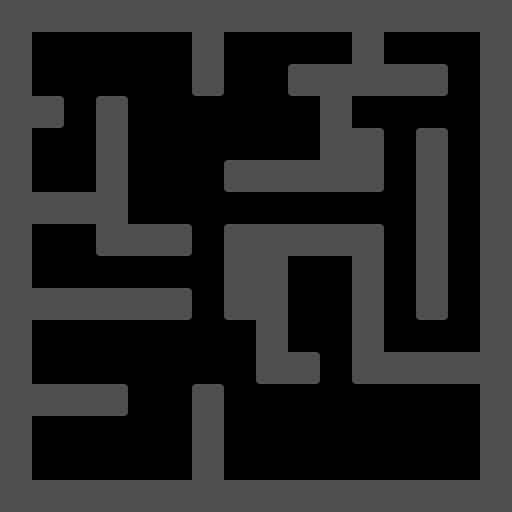

The image is a tile-based game level rendered from a .tmx file. Its description and complete source (layers, tilesets, objects, tile grids) follow:
An orthogonal 16x16 tile map with 32x32 px tiles, 1 tile layer (base) and 7 objects (player, itemRed, itemGreen, itemBlue, itemYellow, ...).

<map version="1.0" orientation="orthogonal" renderorder="right-down" width="16" height="16" tilewidth="32" tileheight="32" nextobjectid="11">
 <tileset firstgid="1" name="tiles" tilewidth="32" tileheight="32" tilecount="32" columns="4">
  <image source="tiles.png" width="128" height="256" />
 </tileset>
 <layer name="base" width="16" height="16">
  <data encoding="csv">
5,5,5,5,5,5,5,5,5,5,5,5,5,5,5,5,
5,0,0,0,0,0,5,0,0,0,0,5,0,0,0,5,
5,0,0,0,0,0,6,0,0,3,5,5,5,4,0,5,
5,4,0,2,0,0,0,0,0,0,5,0,0,0,0,5,
5,0,0,5,0,0,0,0,0,0,5,8,0,2,0,5,
5,0,0,5,0,0,0,3,5,5,5,12,0,5,0,5,
5,5,5,5,0,0,0,0,0,0,0,0,0,5,0,5,
5,0,0,11,5,4,0,7,5,5,5,8,0,5,0,5,
5,0,0,0,0,0,0,5,5,0,0,5,0,5,0,5,
5,5,5,5,5,4,0,11,5,0,0,5,0,6,0,5,
5,0,0,0,0,0,0,0,5,0,0,5,0,0,0,5,
5,0,0,0,0,0,0,0,11,4,0,11,5,5,5,5,
5,5,5,4,0,0,2,0,0,0,0,0,0,0,0,5,
5,0,0,0,0,0,5,0,0,0,0,0,0,0,0,5,
5,0,0,0,0,0,5,0,0,0,0,0,0,0,0,5,
5,5,5,5,5,5,5,5,5,5,5,5,5,5,5,5
</data>
 </layer>
 <objectgroup name="objects">
  <object id="1" name="player" type="player" x="397" y="30" width="30" height="30" />
  <object id="3" name="red" type="itemRed" x="415" y="322" width="24" height="24">
   <ellipse />
  </object>
  <object id="6" name="green" type="itemGreen" x="38" y="255" width="24" height="24">
   <ellipse />
  </object>
  <object id="7" name="blue" type="itemBlue" x="293" y="134" width="24" height="24">
   <ellipse />
  </object>
  <object id="8" name="yellow" type="itemYellow" x="52" y="161" width="24" height="24">
   <ellipse />
  </object>
  <object id="9" name="end" type="itemWhite" x="291" y="259" width="24" height="24">
   <ellipse />
  </object>
  <object id="10" name="block" type="block" x="450" y="444" width="32" height="32" />
 </objectgroup>
</map>
